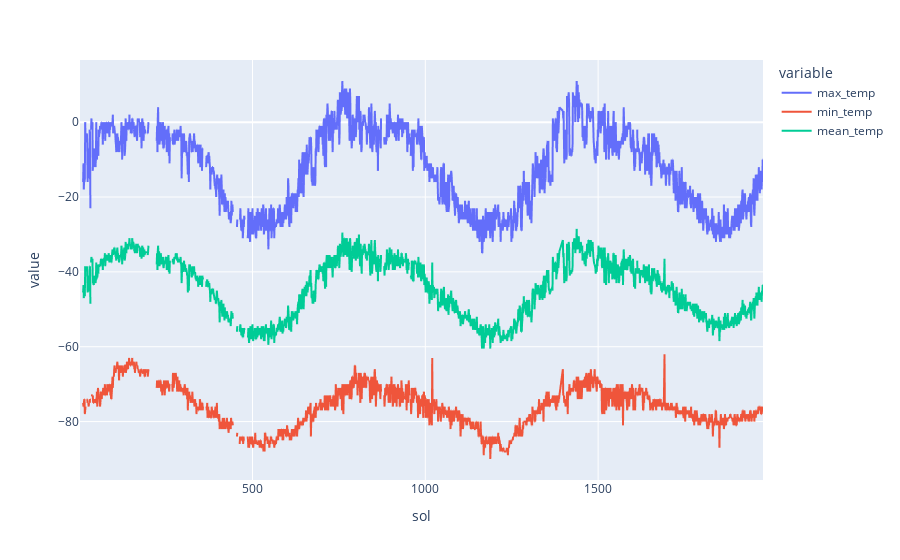

Notebook cell for this chart:
### Code cell
max_temp = px.line(weather[["sol", "min_temp", "max_temp", "mean_temp"]], x="sol", y=["max_temp", "min_temp", "mean_temp"])
max_temp.show()

### Figure 1 — Plotly figure (JSON) as saved in the notebook; plotly's stock layout.template omitted (floating-point values rounded to 4 significant figures; data arrays with more than 128 entries replaced by an {"elided": "..."} marker saying what was removed)
{"data": [{"hovertemplate": "variable=max_temp<br>sol=%{x}<br>value=%{y}<extra></extra>", "legendgroup": "max_temp", "line": {"color": "#636efa", "dash": "solid"}, "marker": {"symbol": "circle"}, "mode": "lines", "name": "max_temp", "showlegend": true, "type": "scattergl", "x": {"elided": "1894 int values"}, "xaxis": "x", "y": {"elided": "1894 int values"}, "yaxis": "y"}, {"hovertemplate": "variable=min_temp<br>sol=%{x}<br>value=%{y}<extra></extra>", "legendgroup": "min_temp", "line": {"color": "#EF553B", "dash": "solid"}, "marker": {"symbol": "circle"}, "mode": "lines", "name": "min_temp", "showlegend": true, "type": "scattergl", "x": {"elided": "1894 int values"}, "xaxis": "x", "y": {"elided": "1894 int values"}, "yaxis": "y"}, {"hovertemplate": "variable=mean_temp<br>sol=%{x}<br>value=%{y}<extra></extra>", "legendgroup": "mean_temp", "line": {"color": "#00cc96", "dash": "solid"}, "marker": {"symbol": "circle"}, "mode": "lines", "name": "mean_temp", "showlegend": true, "type": "scattergl", "x": {"elided": "1894 int values"}, "xaxis": "x", "y": {"elided": "1894 float values"}, "yaxis": "y"}], "layout": {"legend": {"title": {"text": "variable"}, "tracegroupgap": 0}, "margin": {"t": 60}, "xaxis": {"anchor": "y", "domain": [0, 1], "title": {"text": "sol"}}, "yaxis": {"anchor": "x", "domain": [0, 1], "title": {"text": "value"}}}}
